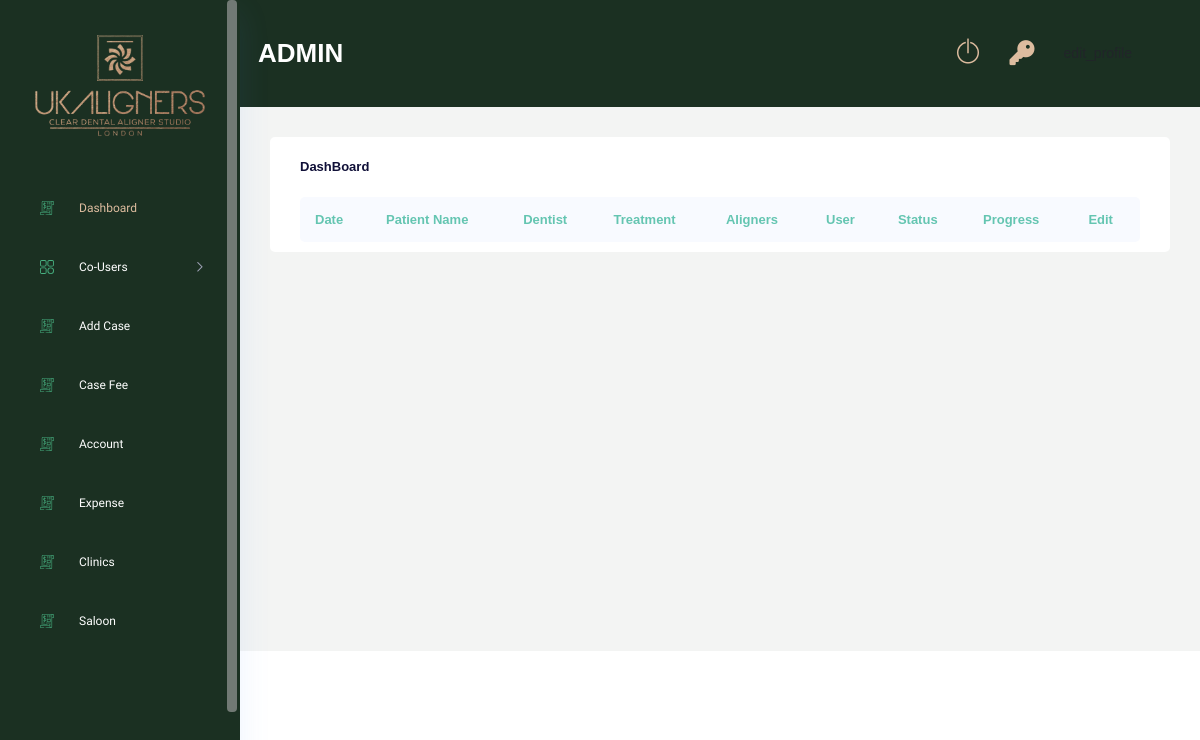
The app's page /dashboard/ (signed in), older data.
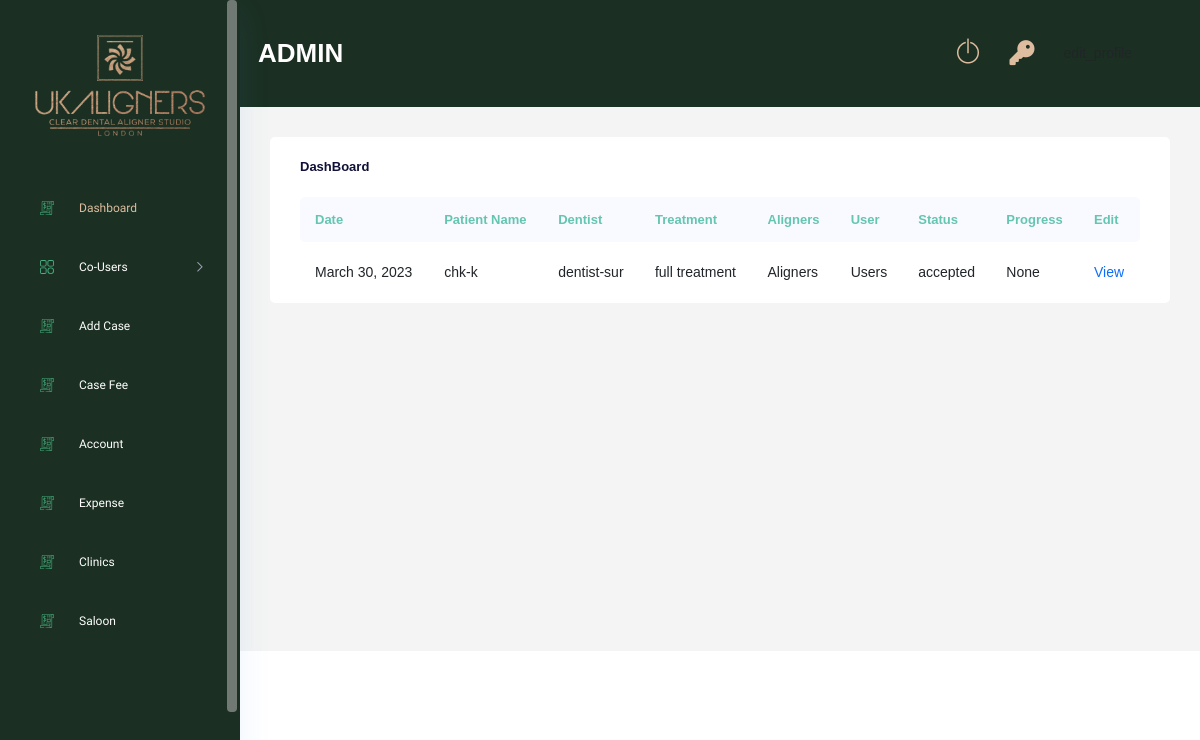
The same page, newer data.
### Case/models.py (models this page shows, shortened)
class Case(models.Model):
    GENDER_CHOICES = (
        ("male","male"),
        ("female","female"),
        ("other","other")
        )
    ORTHODONTIC_CHOICES = (
        ("yes","yes"),
        ("no","no")
        )
    TREATMENT_REQUIRED_CHOICES = (
        ("full treatment","full treatment"),
        ("continuation","continuation"),
        ("refinement","refinement"),
        ("retainer","retainer")
    )
    OPTIONAL_TREATMENT = (
        ("replacement","replacement"),
        ("mouthguard","mouthguard"),
        ("smile design","smile design")
    )
    SECTION_CHOICES = (
        ("both arches","both arches"),
        ("upper only","upper only"),
        ("lower only","lower only")
    )
    TREATMENT_CHOICES = (
        ("essential","essential"),
        ("advance","advance"),
        ("comprehensive","comprehensive")
    )
    clinic                          = models.ForeignKey(Clinic, on_delete=models.DO_NOTHING,null=True,blank=True)
    dentist                         = models.ForeignKey(Dentist, on_delete=models.DO_NOTHING, null=True, blank=True)
    saloon_owner                    = models.ForeignKey(Saloon_owner, on_delete=models.DO_NOTHING, null=True, blank=True)
    saloon                          = models.ForeignKey(Saloon, on_delete=models.DO_NOTHING, null=True, blank=True)
    name                            = models.CharField(max_length=250)
    surname                         = models.CharField(max_length=250,null=True, blank=True)
    gender                          = models.CharField(max_length=50,choices=GENDER_CHOICES)
    age                             = models.IntegerField(null=True, blank=True)
    treatment_required              = models.CharField(max_length=100,choices=TREATMENT_REQUIRED_CHOICES)
    optional_treatment              = models.CharField(max_length=100,choices=OPTIONAL_TREATMENT, null=True, blank=True)
    orthodontic_treatment_past      = models.CharField(max_length=10,null=True, blank=True, choices=ORTHODONTIC_CHOICES)
    section                         = models.CharField(max_length=250,null=True, blank=True, choices=SECTION_CHOICES)
    treatment_type                  = models.CharField(max_length=250,null=True, blank=True, choices=TREATMENT_CHOICES)
    upper_jaw                       = models.FileField(upload_to="upper_jaws",null=True, blank=True)
    lower_jaw                       = models.FileField(upload_to="lower_jaws",null=True, blank=True)
    rquest_collection               = models.BooleanField(default=False)
    additional_information          = models.TextField(null=True, blank=True)
    planner                         = models.ForeignKey(Planner,on_delete=models.DO_NOTHING, null=True, blank=True)
    technician                      = models.ForeignKey(Technician,on_delete=models.DO_NOTHING, null=True, blank=True)
    status                          = models.CharField(max_length=250, default="new", null=True, blank=True)
    ortho_id                        = models.CharField(max_length=255, null=True, blank=True)
    aligners_upper                  = models.IntegerField(null=True, blank=True)
    aligners_lower                  = models.IntegerField(null=True, blank=True)
    retainer_upper                  = models.IntegerField(null=True, blank=True)
    retainer_lower                  = models.IntegerField(null=True, blank=True)
    treatment_plan_upper            = models.IntegerField(null=True, blank=True)
    treatment_plan_lower            = models.IntegerField(null=True, blank=True)
    duration                        = models.IntegerField(null=True, blank=True)
    progress                        = models.CharField(max_length=255, null=True, blank=True)
    created_at                      = models.DateField(auto_now_add=True, null=True)
    fee_cleared                     = models.BooleanField(default=False)
    totel_fee                       = models.FloatField(default=0.0,null=True,blank=True)
    manager_paid                    = models.BooleanField(default=False)
    planner_paid                    = models.BooleanField(default=False)
    technician_paid                 = models.BooleanField(default=False)
    refinement                      = models.IntegerField(default=0)
    class Meta:
        verbose_name_plural = "Cases"

### DentistRoll/models.py (models this page shows)
class Dentist(models.Model):
    user                    = models.OneToOneField(Users, on_delete=models.CASCADE)
    surname                 = models.CharField(max_length=150,null=True,blank=True)
    number                  = models.CharField(max_length=150,null=True,blank=True)
    clinic                  = models.ManyToManyField(Clinic)
    manager                 = models.ForeignKey(Manager, on_delete=models.DO_NOTHING, null=True, blank=True)
    discount                = models.IntegerField(null=True, blank=True)
    class Meta:
        verbose_name_plural = "Dentists"
    def __str__(self):
        return self.user.username

### Users/models.py (models this page shows, shortened)
class Account(AbstractBaseUser):
    email 					= models.EmailField(verbose_name="email", max_length=60, unique=True)
    username 				= models.CharField(max_length=130)
    date_joined				= models.DateTimeField(verbose_name='date joined', auto_now_add=True)
    last_login				= models.DateTimeField(verbose_name='last login', auto_now=True)
    is_active				= models.BooleanField(default=True)
    is_staff				= models.BooleanField(default=False)
    is_superuser			= models.BooleanField(default=False)
    is_admin				= models.BooleanField(default=False)
    is_manager   			= models.BooleanField(default=False)
    is_planner   			= models.BooleanField(default=False)
    is_technician   		= models.BooleanField(default=False)
    is_dentist      		= models.BooleanField(default=False)
    is_salon           		= models.BooleanField(default=False)
    is_individual     		= models.BooleanField(default=False)
    is_clinic        		= models.BooleanField(default=False)
    hide_email				= models.BooleanField(default=True)
    USERNAME_FIELD = 'email'
    REQUIRED_FIELDS = ['username']
    objects = MyAccountManager()

### AdminRoll/views.py (the view)
# urls.py: path('dashboard/',views.admin_dashboard, name='admin_dashboard'),
@login_required(login_url='login')
def admin_dashboard(request):
    if request.user.is_admin:
        case_list = Case.objects.all().order_by('-id')
        context = {
            'case_list':case_list
        }
        return render(request,'adminRoll/dashboard.html',context)
    return redirect('login')

### ClinicRoll/models.py (called while the page is built)
    def __str__(self):
        return self.user.username

### ManagerRoll/models.py (called while the page is built)
    def __str__(self):
        return self.user.username

### AdminRoll/templates/adminRoll/dashboard.html (shortened to what the changed rows need)
{% extends 'base.html' %}
{% load static %}
{% block content %}
<div class="main_content_iner ">
    <div class="container-fluid p-0">
        <div class="row justify-content-center">
            <div class="col-lg-12">
                <div class="white_card card_height_100 mb_30">
                    <div class="white_card ">
                        <div class="QA_section plr_30">
                            <div class="QA_table mb_30">
                                <table class="table lms_table_active ">
                                    <thead>
                                        <tr>
                                            <th scope="col">Date</th>
                                            <th scope="col">Patient Name</th>
                                            <th scope="col">Dentist</th>
                                            <th scope="col">Treatment</th>
                                            <th scope="col">Aligners</th>
                                            <th scope="col">User</th>
                                            <th scope="col">Status</th>
                                            <th scope="col">Progress</th>
                                            <th scope="col">Edit</th>
                                        </tr>
                                    </thead>
                                    <tbody>
                                        {% for case in case_list %}
                                        {% if case.status == 'new' %}
                                        <tr class="new-case-tr">
                                        {% else %}
                                        <tr>
                                        {% endif %}
                                            <td>{{ case.created_at }}</td>
                                            <td>
                                                <div class="custom_tooltip">
                                                    {{ case.name }}-{{ case.surname }}
                                                  </div>
                                            </td>
                                            <td>
                                                <div class="custom_tooltip">{{ case.dentist }}-{{ case.dentist.surname }}
                                                  </div>
                                            </td>
                                            <td>
                                                <div class="custom_tooltip">{{ case.treatment_required }}
                                                  </div>
                                            </td>
                                            <td>
                                                <div class="custom_tooltip">Aligners
                                                  </div>
                                            </td>
                                            <td>
                                                <div class="custom_tooltip">Users
                                                  </div>
                                            </td>
                                            <td>{{ case.status }}</td>
                                            <td>{{ case.progress }}</td>
                                            <td>
                                                {% if case.status == "new" %}
                                                <a href="{% url 'DentistRoll:edit_case' case.id %}">View</a>
                                                {% elif case.status == "waiting acceptance" %}
                                                <a href="{% url 'DentistRoll:waiting_case_details' case.id %}">View</a>
                                                {% elif case.status == "accepted" %}
                                                <a href="{% url 'AdminRoll:case_accepted' case.id %}">View</a>
                                                {% elif case.status == "treatment" %}
                                                <a href="{% url 'AdminRoll:case_treatment' case.id %}">View</a>
                                                {% elif case.status == "on-hold" %}
                                                <a href="{% url 'DentistRoll:waiting_case_details' case.id %}">View</a>
                                                {% elif case.status == "review" %}
                                                <a href="{% url 'DentistRoll:waiting_case_details' case.id %}">View</a>
                                                {% elif case.status == "declined" %}
                                                <a href="{% url 'DentistRoll:waiting_case_details' case.id %}">View</a>
                                                {% elif case.status == "tc" %}
                                                <a href="{% url 'AdminRoll:case_treatment' case.id %}">View</a>
                                                {% endif %}
                                            </td>
                                        </tr>
                                        {% endfor %}
                                    </tbody>
                                </table>
                            </div>
                        </div>
                    </div>
                </div>
            </div>
        </div>
    </div>
</div>
{% endblock %}

Row changes from the older to the newer data that the page shows:
added Case: created_at "March 30, 2023", name "chk", surname "k", dentist "dentist", dentist.surname "sur", treatment_required "full treatment", status "accepted", progress "None", shows "View"
